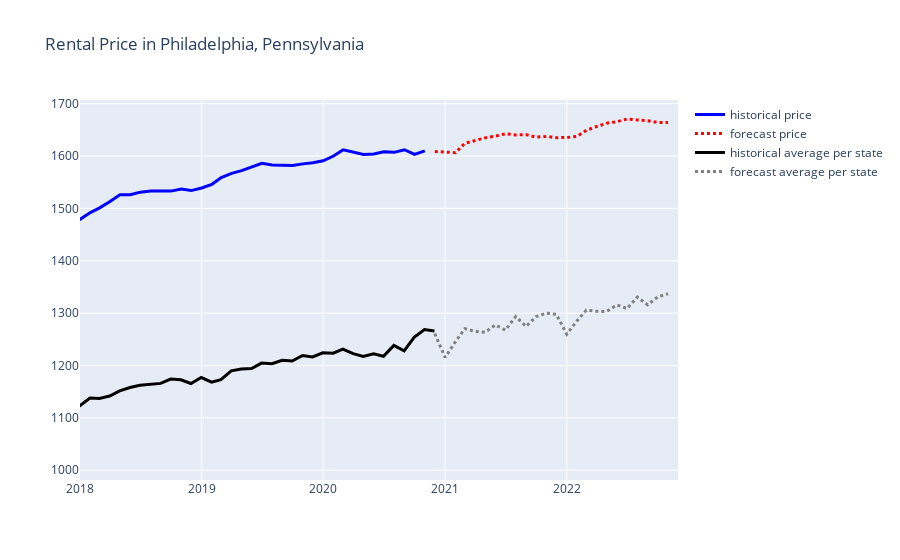

The cell this chart's notebook holds for it:
### Code cell
city = 'Philadelphia'
state = 'Pennsylvania'
subset_hist = df_cities_historical[df_cities_historical['city'] == city]
subset_avg = avg_hist[avg_hist['state'] == state]
subset_forecast = df_cities[df_cities['city'] == city]
subset_state = df_states[df_states['state'] == state]

fig = px.line(title=f'Rental Price in {city}, {state}')
fig.add_scatter(x=subset_hist.index, y=subset_hist['price'],  name='historical price', mode='lines', line=dict(color='blue', width=3))
fig.add_scatter(x=subset_forecast['date'], y=subset_forecast['price'],  name='forecast price', mode='lines', line=dict(color='red', width=3, dash='dot'))
fig.add_scatter(x=subset_avg['date'], y=subset_avg['price'], name='historical average per state', line=dict(color='black', width=3))
fig.add_scatter(x=subset_state['date'], y=subset_state['price'],  name='forecast average per state', mode='lines', line=dict(color='gray', width=3, dash='dot'))
fig.update_layout(xaxis=dict(range=['2018-01-01','2022-12-01']))
# fig.update_layout(yaxis=dict(range=[1000, 3000]))
fig.show()
